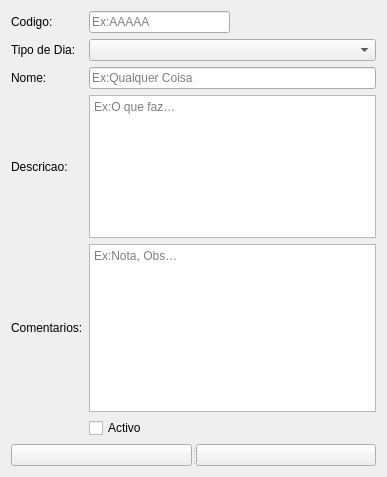
<?xml version="1.0" encoding="UTF-8"?>
<ui version="4.0">
 <class>Form</class>
 <widget class="QWidget" name="Form">
  <property name="geometry">
   <rect>
    <x>0</x>
    <y>0</y>
    <width>387</width>
    <height>477</height>
   </rect>
  </property>
  <property name="maximumSize">
   <size>
    <width>16777215</width>
    <height>16777210</height>
   </size>
  </property>
  <property name="windowTitle">
   <string>Dias de Semana</string>
  </property>
  <layout class="QGridLayout" name="gridLayout">
   <item row="0" column="0">
    <widget class="QLabel" name="label">
     <property name="text">
      <string>Codigo:</string>
     </property>
    </widget>
   </item>
   <item row="0" column="1">
    <widget class="QLineEdit" name="LECodigo">
     <property name="maxLength">
      <number>5</number>
     </property>
     <property name="placeholderText">
      <string>Ex:AAAAA</string>
     </property>
    </widget>
   </item>
   <item row="0" column="2">
    <spacer name="horizontalSpacer">
     <property name="orientation">
      <enum>Qt::Horizontal</enum>
     </property>
     <property name="sizeHint" stdset="0">
      <size>
       <width>127</width>
       <height>20</height>
      </size>
     </property>
    </spacer>
   </item>
   <item row="1" column="0">
    <widget class="QLabel" name="label_2">
     <property name="text">
      <string>Tipo de Dia:</string>
     </property>
    </widget>
   </item>
   <item row="2" column="0">
    <widget class="QLabel" name="label_3">
     <property name="text">
      <string>Nome:</string>
     </property>
    </widget>
   </item>
   <item row="3" column="1" rowspan="2" colspan="2">
    <widget class="QPlainTextEdit" name="PTEDescricao">
     <property name="placeholderText">
      <string>Ex:O que faz…</string>
     </property>
    </widget>
   </item>
   <item row="5" column="1" colspan="2">
    <widget class="QPlainTextEdit" name="PTEComentarios">
     <property name="placeholderText">
      <string>Ex:Nota, Obs…</string>
     </property>
    </widget>
   </item>
   <item row="6" column="1">
    <widget class="QCheckBox" name="CHBActivo">
     <property name="text">
      <string>Activo</string>
     </property>
    </widget>
   </item>
   <item row="7" column="0" colspan="3">
    <widget class="QSplitter" name="splitter">
     <property name="orientation">
      <enum>Qt::Horizontal</enum>
     </property>
     <widget class="QPushButton" name="PBGuardar">
      <property name="text">
       <string/>
      </property>
      <property name="icon">
       <iconset resource="icons.qrc">
        <normaloff>:/newPrefix/Icons/002-save.png</normaloff>:/newPrefix/Icons/002-save.png</iconset>
      </property>
     </widget>
     <widget class="QPushButton" name="PBCancelar">
      <property name="text">
       <string/>
      </property>
      <property name="icon">
       <iconset resource="icons.qrc">
        <normaloff>:/newPrefix/Icons/003-error.png</normaloff>:/newPrefix/Icons/003-error.png</iconset>
      </property>
     </widget>
    </widget>
   </item>
   <item row="1" column="1" colspan="2">
    <widget class="QComboBox" name="CBTipDia"/>
   </item>
   <item row="2" column="1" colspan="2">
    <widget class="QLineEdit" name="LENome">
     <property name="maxLength">
      <number>50</number>
     </property>
     <property name="placeholderText">
      <string>Ex:Qualquer Coisa</string>
     </property>
    </widget>
   </item>
   <item row="5" column="0">
    <widget class="QLabel" name="label_5">
     <property name="text">
      <string>Comentarios:</string>
     </property>
    </widget>
   </item>
   <item row="3" column="0" rowspan="2">
    <widget class="QLabel" name="label_4">
     <property name="text">
      <string>Descricao:</string>
     </property>
    </widget>
   </item>
  </layout>
 </widget>
 <resources>
  <include location="icons.qrc"/>
 </resources>
 <connections/>
</ui>
